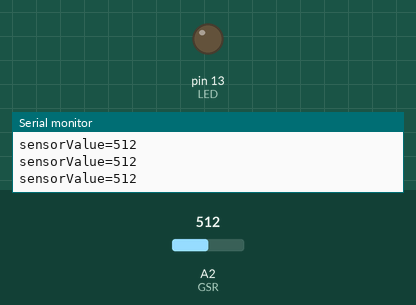
Simulated run of this sketch. Board: Arduino Uno, built with avr-gcc and run on an emulated ATmega328P. Shown: output pins drawn as LEDs (lit = HIGH), the last lines printed to the serial monitor. Inputs (shaded band) come from the test bench; at power-on: A2 (GSR) = 512.

Above: at 4.7 s.
4.8 s: A2 (GSR) set to 556
7.8 s: A2 (GSR) set to 590
At 9.1 s:
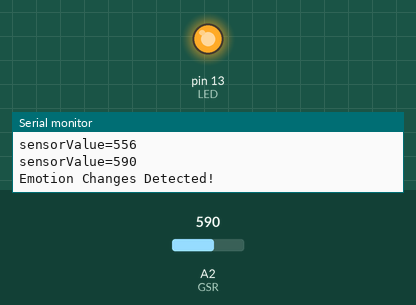
Timing chart, 0 to 15.3 s (numbered marks = the images above; inputs shaded):
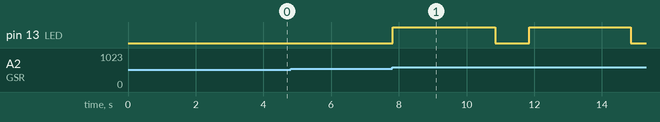

Measured:
- the behaviour switches between 572 and 573 on A2 (GSR) (found by bisection; images 0 and 1)
- after the input at 7.8 s, pin 13 (LED): alternates HIGH for 3.0 s and LOW for 1.0 s, starting at once

The sketch:

code1.ino
```cpp
// Watch video here: https://www.youtube.com/watch?v=O5Ye5xJF44c

/*
GSR connection pins to Arduino microcontroller

Arduino           GSR

GND               GND
5V                VCC
A2                SIG

D13             RED LED

*/

/*
 GSR, standing for galvanic skin response, is a method of
 measuring the electrical conductance of the skin. Strong
 emotion can cause stimulus to your sympathetic nervous
 system, resulting more sweat being secreted by the sweat
 glands. Grove – GSR allows you to spot such strong emotions
 by simple attaching two electrodes to two fingers on one hand,
 an interesting gear to create emotion related projects, like
 sleep quality monitor. http://www.seeedstudio.com/wiki/Grove_-_GSR_Sensor
 */

const int LED=13;
const int GSR=A2;
int threshold=0;
int sensorValue;

void setup(){
  long sum=0;
  Serial.begin(9600);
  pinMode(LED,OUTPUT);
  digitalWrite(LED,LOW);
  delay(1000);

  for(int i=0;i<500;i++)
  {
  sensorValue=analogRead(GSR);
  sum += sensorValue;
  delay(5);
  }
  threshold = sum/500;
   Serial.print("threshold =");
   Serial.println(threshold);
  }

void loop(){
  int temp;
  sensorValue=analogRead(GSR);
  Serial.print("sensorValue=");
  Serial.println(sensorValue);
  temp = threshold - sensorValue;
  if(abs(temp)>60)
  {
    sensorValue=analogRead(GSR);
    temp = threshold - sensorValue;
    if(abs(temp)>60){
    digitalWrite(LED,HIGH);
    Serial.println("Emotion Changes Detected!");
    delay(3000);
    digitalWrite(LED,LOW);
    delay(1000);
  }
 }
}
```
